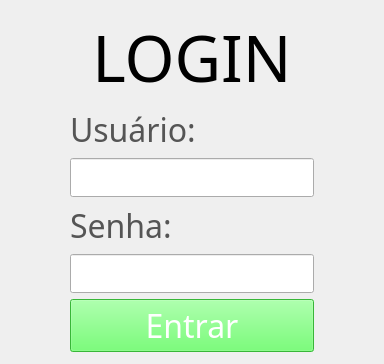
<?xml version="1.0" encoding="UTF-8"?>
<ui version="4.0">
 <class>Login</class>
 <widget class="QWidget" name="Login">
  <property name="geometry">
   <rect>
    <x>0</x>
    <y>0</y>
    <width>384</width>
    <height>364</height>
   </rect>
  </property>
  <property name="font">
   <font>
    <family>Bebas Neue</family>
    <pointsize>28</pointsize>
   </font>
  </property>
  <property name="windowTitle">
   <string>Checkup: Login</string>
  </property>
  <property name="windowIcon">
   <iconset>
    <normaloff>../config/img/icone.png</normaloff>../config/img/icone.png</iconset>
  </property>
  <layout class="QVBoxLayout" name="verticalLayout_3">
   <item>
    <spacer name="verticalSpacer">
     <property name="orientation">
      <enum>Qt::Vertical</enum>
     </property>
     <property name="sizeHint" stdset="0">
      <size>
       <width>20</width>
       <height>45</height>
      </size>
     </property>
    </spacer>
   </item>
   <item>
    <layout class="QHBoxLayout" name="horizontalLayout_2">
     <item>
      <spacer name="horizontalSpacer">
       <property name="orientation">
        <enum>Qt::Horizontal</enum>
       </property>
       <property name="sizeHint" stdset="0">
        <size>
         <width>40</width>
         <height>20</height>
        </size>
       </property>
      </spacer>
     </item>
     <item>
      <layout class="QVBoxLayout" name="verticalLayout">
       <item>
        <widget class="QLabel" name="label_2">
         <property name="font">
          <font>
           <family>Bebas Neue</family>
           <pointsize>48</pointsize>
          </font>
         </property>
         <property name="text">
          <string>LOGIN</string>
         </property>
         <property name="alignment">
          <set>Qt::AlignCenter</set>
         </property>
        </widget>
       </item>
       <item>
        <widget class="QLabel" name="label">
         <property name="font">
          <font>
           <family>Bebas Neue</family>
           <pointsize>24</pointsize>
          </font>
         </property>
         <property name="styleSheet">
          <string notr="true">color: rgb(85, 85, 85);</string>
         </property>
         <property name="text">
          <string>Usuário:</string>
         </property>
        </widget>
       </item>
       <item>
        <widget class="QLineEdit" name="campoUsuario">
         <property name="font">
          <font>
           <family>Arial</family>
           <pointsize>20</pointsize>
          </font>
         </property>
        </widget>
       </item>
       <item>
        <layout class="QVBoxLayout" name="verticalLayout_2">
         <item>
          <widget class="QLabel" name="label_3">
           <property name="font">
            <font>
             <family>Bebas Neue</family>
             <pointsize>24</pointsize>
            </font>
           </property>
           <property name="styleSheet">
            <string notr="true">color: rgb(85, 85, 85);</string>
           </property>
           <property name="text">
            <string>Senha:</string>
           </property>
          </widget>
         </item>
         <item>
          <widget class="QLineEdit" name="campoSenha">
           <property name="font">
            <font>
             <family>Arial</family>
             <pointsize>20</pointsize>
            </font>
           </property>
          </widget>
         </item>
        </layout>
       </item>
       <item>
        <widget class="QPushButton" name="btEntrar">
         <property name="font">
          <font>
           <family>Bebas Neue</family>
           <pointsize>24</pointsize>
          </font>
         </property>
         <property name="styleSheet">
          <string notr="true">background-color: rgb(79, 255, 79);
color: rgb(255, 255, 255);</string>
         </property>
         <property name="text">
          <string>Entrar</string>
         </property>
        </widget>
       </item>
      </layout>
     </item>
     <item>
      <spacer name="horizontalSpacer_2">
       <property name="orientation">
        <enum>Qt::Horizontal</enum>
       </property>
       <property name="sizeHint" stdset="0">
        <size>
         <width>40</width>
         <height>20</height>
        </size>
       </property>
      </spacer>
     </item>
    </layout>
   </item>
   <item>
    <spacer name="verticalSpacer_2">
     <property name="orientation">
      <enum>Qt::Vertical</enum>
     </property>
     <property name="sizeHint" stdset="0">
      <size>
       <width>20</width>
       <height>44</height>
      </size>
     </property>
    </spacer>
   </item>
  </layout>
 </widget>
 <resources/>
 <connections/>
</ui>
